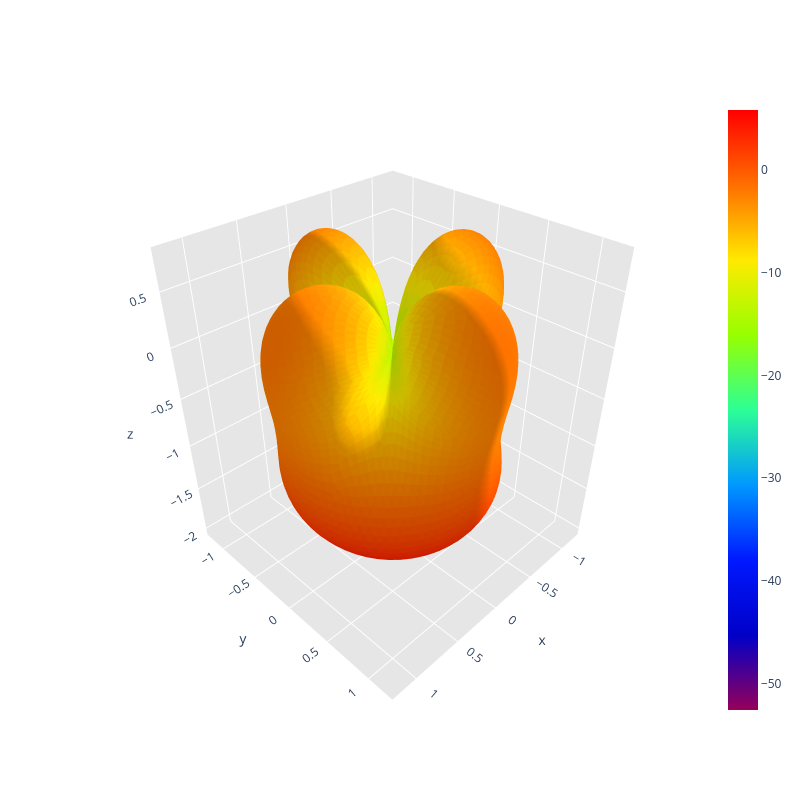

Notebook cell for this chart:
### Code cell
display_rhcp_gain(path, save_image=False)

### Figure 1 — Plotly figure (JSON) as saved in the notebook; plotly's stock layout.template omitted (floating-point values rounded to 4 significant figures; data arrays with more than 128 entries replaced by an {"elided": "..."} marker saying what was removed)
{"data": [{"facecolor": {"elided": "10296 str values"}, "i": {"elided": "10296 int values"}, "j": {"elided": "10296 int values"}, "k": {"elided": "10296 int values"}, "name": "", "type": "mesh3d", "x": {"elided": "5150 float values"}, "y": {"elided": "5150 float values"}, "z": {"elided": "5150 float values"}}, {"hoverinfo": "none", "marker": {"color": [-52.54, 5.805], "colorscale": [[0, "rgb(150, 0, 90)"], [0.125, "rgb(0, 0, 200)"], [0.25, "rgb(0, 25, 255)"], [0.375, "rgb(0, 152, 255)"], [0.5, "rgb(44, 255, 150)"], [0.625, "rgb(151, 255, 0)"], [0.75, "rgb(255, 234, 0)"], [0.875, "rgb(255, 111, 0)"], [1, "rgb(255, 0, 0)"]], "showscale": true, "size": 0.1}, "mode": "markers", "showlegend": false, "type": "scatter3d", "x": [6.123e-20], "y": [-1.5e-35], "z": [0.001]}], "layout": {"height": 800, "scene": {"aspectratio": {"x": 0.8583, "y": 0.8569, "z": 1}, "xaxis": {"backgroundcolor": "rgb(230, 230, 230)", "gridcolor": "rgb(255, 255, 255)", "showbackground": true, "zerolinecolor": "rgb(255, 255, 255)"}, "yaxis": {"backgroundcolor": "rgb(230, 230, 230)", "gridcolor": "rgb(255, 255, 255)", "showbackground": true, "zerolinecolor": "rgb(255, 255, 255)"}, "zaxis": {"backgroundcolor": "rgb(230, 230, 230)", "gridcolor": "rgb(255, 255, 255)", "showbackground": true, "zerolinecolor": "rgb(255, 255, 255)"}}, "title": {"text": ""}, "width": 800}}
